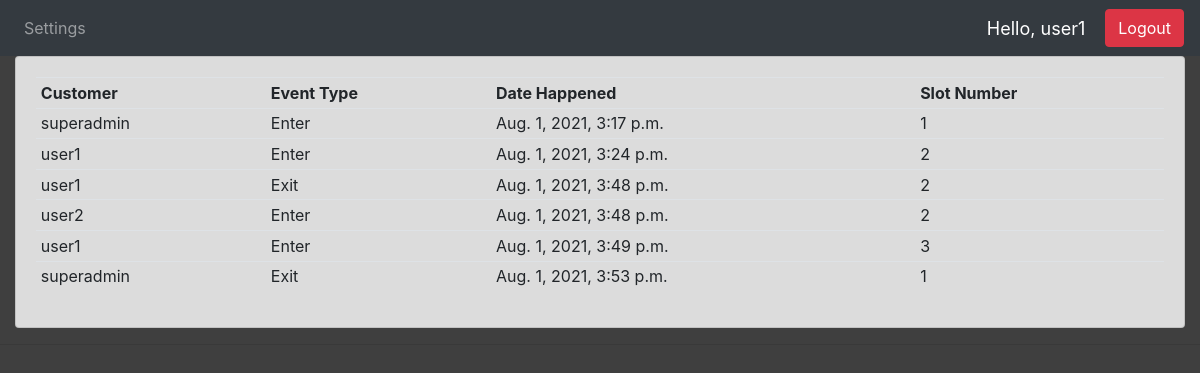
/parking_data/ (signed in), run on an earlier commit of the app's database.
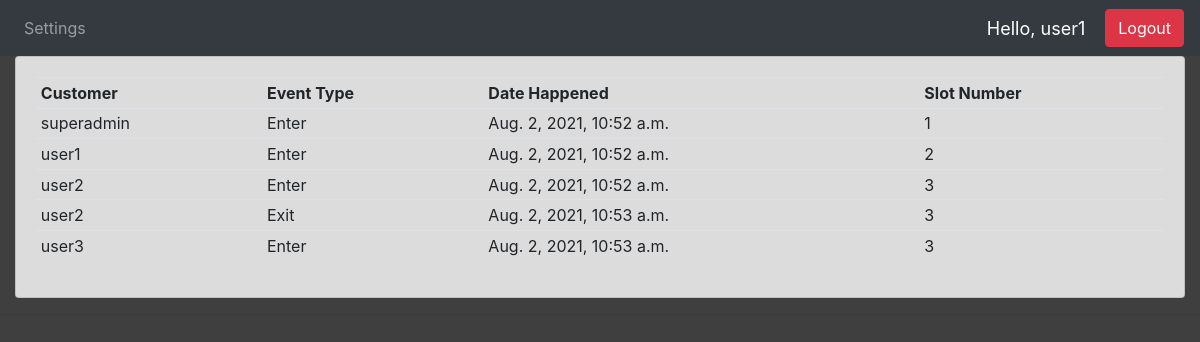
And on a later commit of the database.
### accounts/models.py (models this page shows, shortened)
class Slot(models.Model):
	events = (
			('Enter', 'Enter'),
			('Exit', 'Exit'),
			)
	customer = models.ForeignKey(Customer, null=True, on_delete=models.SET_NULL)
	event_type = models.CharField(max_length=200, null=True, choices= events)
	date_happened = models.DateTimeField(auto_now_add=True, null=True)
	slot_num = models.IntegerField(null=True)

class Customer(models.Model):
	user = models.OneToOneField(User, null=True, blank=True, on_delete=models.CASCADE)
	name = models.CharField(max_length=200, null=True)
	phone = models.CharField(max_length=200, null=True)
	email = models.CharField(max_length=200, null=True)
	profile_pic = models.ImageField(default="profile2.png", null=True, blank=True)
	date_created = models.DateTimeField(auto_now_add=True, null=True)
	def __str__(self):
		return self.name

### accounts/decorators.py (the view)
	def wrapper_function(request, *args, **kwargs):
		group = None
		if request.user.groups.exists():
			group = request.user.groups.all()[0].name
		if group == 'customer':
			return redirect('user-page')
		if group == 'admin':
			return view_func(request, *args, **kwargs)

### accounts/views.py (called while the page is built)
@login_required(login_url='login')
@admin_only
def ParkingData(request):
    all_activities = Slot.objects.all()
    context = {'all_activities': all_activities}
    return render(request, 'accounts/parking_data.html', context)

### accounts/templates/accounts/parking_data.html
{% extends 'accounts/main.html' %}
{% load static %}
{% block content %}
<div class="row">
    <div class="col-md">
        <div class="card card-body" style="background-color: #DCDCDC">
            <table class="table table-sm">
                <tr>
                    <th>Customer</th>
                    <th>Event Type</th>
                    <th>Date Happened</th>
                    <th>Slot Number</th>
                </tr>
                {% for activity in all_activities %}
                <tr>
                    <td>{{activity.customer}}</td>
                    <td>{{activity.event_type}}</td>
                    <td>{{activity.date_happened}}</td>
                    <td>{{activity.slot_num}}</td>
                </tr>
                {% endfor %}
            </table>
        </div>
    </div>
</div>
{% endblock content %}

### accounts/templates/accounts/main.html (shortened to what this page needs)
{% load static %}
<html>
<head>
	<link rel="stylesheet" href="https://stackpath.bootstrapcdn.com/bootstrap/4.3.1/css/bootstrap.min.css">
	<link rel="stylesheet" type="text/css" href="{% static '/css/main.css' %}">
</head>
<body>
	{%  include 'accounts/navbar.html' %}
	<div class="container-fluid">
	{% block content %}
	{% endblock %}
    </div>
	<hr>
</body>
</html>

### accounts/templates/accounts/navbar.html (shortened to what this page needs)
{% load static %}
<nav class="navbar navbar-expand-lg navbar-dark bg-dark">
  <div class="collapse navbar-collapse" id="navbarNav">
    <ul class="navbar-nav">
      {% if request.user.is_staff %}
      <li class="nav-item active">
        <a class="nav-link" href="{% url 'home' %}">Dashboard</a>
      </li>
      <li class="nav-item">
        <a class="nav-link" href="{% url 'change_capacity' %}">Change Capacity</a>
      </li>
      <li class="nav-item">
        <a class="nav-link" href="{% url 'account' %}">Settings</a>
      </li>
      {% else %}
      <li class="nav-item">
        <a class="nav-link" href="{% url 'account' %}">Settings</a>
      </li>
      {% endif %}
    </ul>
  </div>
  <span class="hello-msg">Hello, {{request.user}}</span>
  <span ><a  class="btn btn-danger" href="{% url 'logout' %}">Logout</a></span>
</nav>

### static/css/main.css (style rules this page uses)
body, html { margin: 0; padding: 0; height: 100%; background: linear-gradient(rgba(0, 0, 0, 0.5), rgba(0, 0, 0, 0.5)), url("/static/images/asphalt2.jpg"); background-repeat: no-repeat; background-size: cover; background-position: center; background-attachment: fixed; }

### accounts/templates/accounts/navbar.html (style rules this page uses)
.hello-msg { font-size: 18px; color: #fff; margin-right: 20px; }

What changed in the data, as far as the page shows it:
removed Slot: customer "superadmin", event_type "Enter", date_happened "Aug. 1, 2021, 3:17 p.m.", slot_num "1"
removed Slot: customer "user1", event_type "Enter", date_happened "Aug. 1, 2021, 3:24 p.m.", slot_num "2"
removed Slot: customer "user1", event_type "Exit", date_happened "Aug. 1, 2021, 3:48 p.m.", slot_num "2"
removed Slot: customer "user2", event_type "Enter", date_happened "Aug. 1, 2021, 3:48 p.m.", slot_num "2"
removed Slot: customer "user1", event_type "Enter", date_happened "Aug. 1, 2021, 3:49 p.m.", slot_num "3"
removed Slot: customer "superadmin", event_type "Exit", date_happened "Aug. 1, 2021, 3:53 p.m.", slot_num "1"
added Slot: customer "superadmin", event_type "Enter", date_happened "Aug. 2, 2021, 10:52 a.m.", slot_num "1"
added Slot: customer "user1", event_type "Enter", date_happened "Aug. 2, 2021, 10:52 a.m.", slot_num "2"
added Slot: customer "user2", event_type "Enter", date_happened "Aug. 2, 2021, 10:52 a.m.", slot_num "3"
added Slot: customer "user2", event_type "Exit", date_happened "Aug. 2, 2021, 10:53 a.m.", slot_num "3"
added Slot: customer "user3", event_type "Enter", date_happened "Aug. 2, 2021, 10:53 a.m.", slot_num "3"
